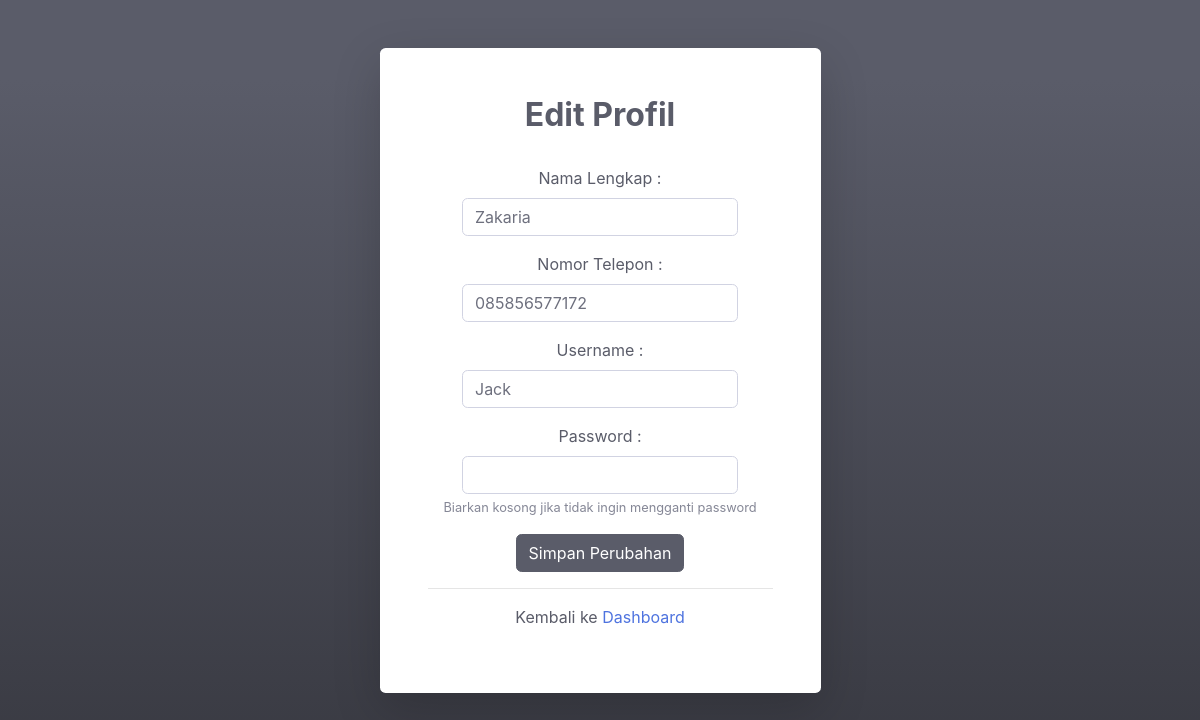
Screenshot of /user/edit-profile.php (signed in) with the database file from the repository.
### tables this page shows
CREATE TABLE `tbl_user` (
  `id_user` int(11) NOT NULL,
  `id_akun` int(11) NOT NULL,
  `nama_lengkap` varchar(100) NOT NULL,
  `nomor_telepon` varchar(15) DEFAULT NULL,
  `dibuat` timestamp NOT NULL DEFAULT current_timestamp()
);

CREATE TABLE `tbl_akun` (
  `id_akun` int(11) NOT NULL,
  `nama_lengkap` varchar(100) NOT NULL,
  `username` varchar(50) NOT NULL,
  `password` varchar(255) NOT NULL,
  `role` enum('admin','user') NOT NULL,
  `dibuat` timestamp NOT NULL DEFAULT current_timestamp()
);

### user/edit-profile.php (the view, shortened to what this page needs)
<?php
include '../assets/conn/config.php';
$id_akun = $_SESSION['id_akun'];
$query = "SELECT * FROM tbl_akun JOIN tbl_user ON tbl_akun.id_akun = tbl_user.id_akun WHERE tbl_akun.id_akun = '$id_akun'";
$result = mysqli_query($conn, $query);
$data = mysqli_fetch_assoc($result);
?>
<!DOCTYPE html>
<html lang="en">
<head>
    <link rel="stylesheet" href="../assets/vendor/fontawesome-free/css/all.min.css" type="text/css">
    <link rel="stylesheet" href="../assets/css/sb-admin-2.min.css">
    <link rel="stylesheet" href="../assets/vendor/datatables/dataTables.bootstrap4.min.css">
</head>
<body class="bg-gradient-dark">
    <div class="container">
        <div class="row justify-content-center">
            <div class="col-xl-5 col-lg-12 col-md-9">
                <div class="card o-hidden border-0 shadow-lg my-5">
                    <div class="card-body p-0">
                        <div class="row">
                            <div class="col-lg-12">
                                <div class="p-5">
                                    <div class="text-center">
                                        <h2 class="text-dark" style="font-weight: bold;">Edit Profil</h2>
                                        <br>
                                        <form method="POST" action="edit-profile.php">
                                            <div class="form-group text-center">
                                                <label for="nama_lengkap" class="text-dark">Nama Lengkap :</label>
                                                <input type="text" name="nama_lengkap" class="form-control mx-auto" style="width: 80%;" value="<?= $data['nama_lengkap']; ?>" required>
                                            </div>
                                            <div class="form-group text-center">
                                                <label for="nomor_telepon" class="text-dark">Nomor Telepon :</label>
                                                <input type="text" name="nomor_telepon" class="form-control mx-auto" style="width: 80%;" value="<?= $data['nomor_telepon']; ?>" required>
                                            </div>
                                            <div class="form-group text-center">
                                                <label for="username" class="text-dark">Username :</label>
                                                <input type="text" name="username" class="form-control mx-auto" style="width: 80%;" value="<?= $data['username']; ?>" required>
                                            </div>
                                            <div class="form-group text-center">
                                                <label for="password" class="text-dark">Password :</label>
                                                <input type="password" name="password" class="form-control mx-auto" style="width: 80%;">
                                                <small class="form-text text-muted">Biarkan kosong jika tidak ingin mengganti password</small>
                                            </div>
                                            <button type="submit" name="update" class="btn btn-dark">Simpan Perubahan</button>
                                        </form>
                                        <hr>
                                        <p class="text-dark">Kembali ke <a href="index.php" class="text-primary">Dashboard</a></p>
                                    </div>
                                </div>
                            </div>
                        </div>
                    </div>
                </div>
            </div>
        </div>
    </div>
</body>
</html>

### rows the page displays
tbl_user: nama_lengkap "Zakaria", nomor_telepon "085856577172", username "Jack"
